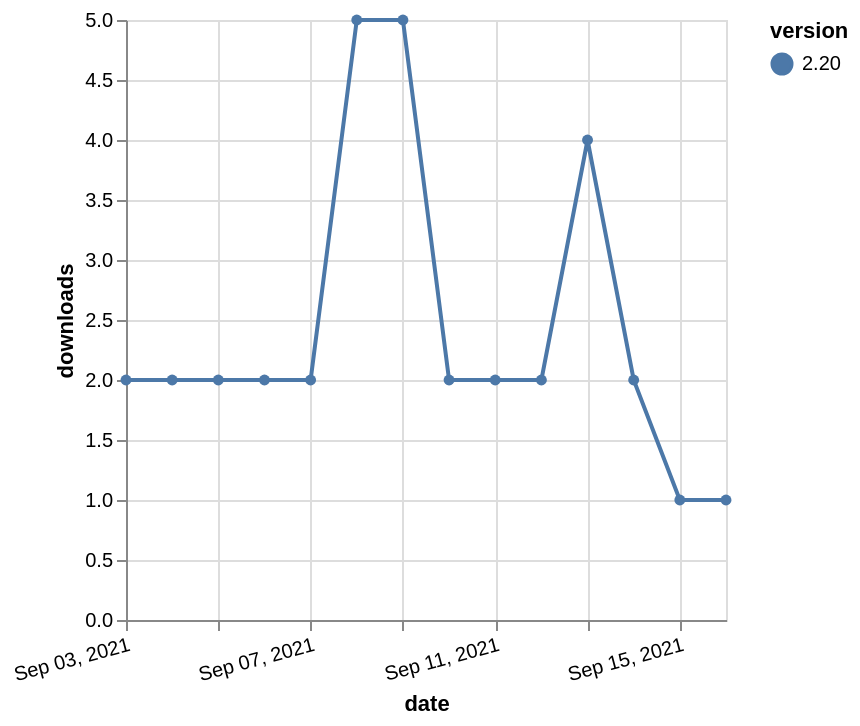

This figure's Vega-Lite source:
### Vega-Lite specification from a JSON file in a GitHub repository (floating-point values rounded to 4 significant figures)
{"$schema": "https://vega.github.io/schema/vega-lite/v5.json", "description": "A simple bar chart with embedded data.", "data": {"values": [{"date": "2021-09-03", "total": 3182, "delta": 2, "version": "2.20"}, {"date": "2021-09-04", "total": 3184, "delta": 2, "version": "2.20"}, {"date": "2021-09-05", "total": 3186, "delta": 2, "version": "2.20"}, {"date": "2021-09-06", "total": 3188, "delta": 2, "version": "2.20"}, {"date": "2021-09-07", "total": 3190, "delta": 2, "version": "2.20"}, {"date": "2021-09-08", "total": 3195, "delta": 5, "version": "2.20"}, {"date": "2021-09-09", "total": 3200, "delta": 5, "version": "2.20"}, {"date": "2021-09-10", "total": 3202, "delta": 2, "version": "2.20"}, {"date": "2021-09-11", "total": 3204, "delta": 2, "version": "2.20"}, {"date": "2021-09-12", "total": 3206, "delta": 2, "version": "2.20"}, {"date": "2021-09-13", "total": 3210, "delta": 4, "version": "2.20"}, {"date": "2021-09-14", "total": 3212, "delta": 2, "version": "2.20"}, {"date": "2021-09-15", "total": 3213, "delta": 1, "version": "2.20"}, {"date": "2021-09-16", "total": 3214, "delta": 1, "version": "2.20"}]}, "width": "container", "mark": {"type": "line", "point": {"filled": true}}, "encoding": {"x": {"field": "date", "type": "temporal", "timeUnit": "yearmonthdate", "title": "date", "axis": {"labelAngle": -15}}, "y": {"field": "delta", "type": "quantitative", "title": "downloads"}, "color": {"field": "version", "type": "nominal"}, "tooltip": {"field": "delta"}}}
